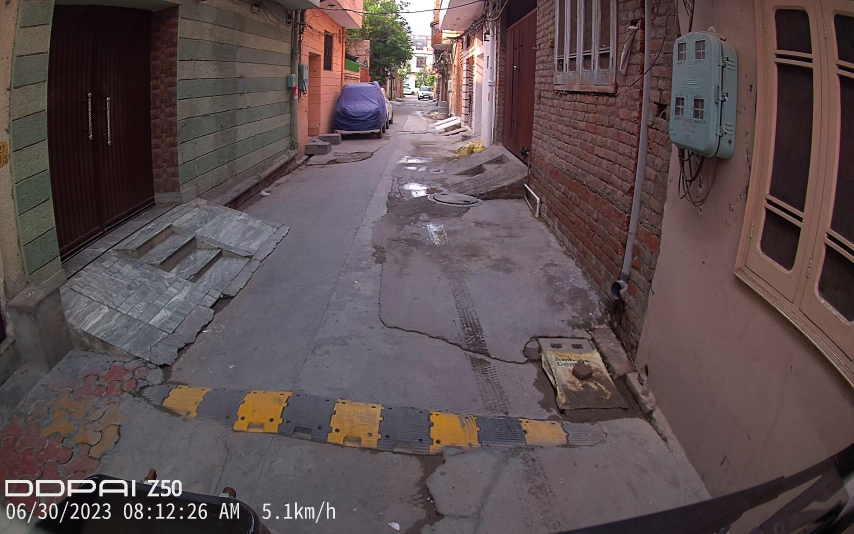
#> input picture dataset/testing/images/00078.jpg, 2560 x 1600 px (shown at 1/3 size)
$ python -i contour.py   (imports and definitions only)
#> lines starting #> are read from the running program, lines starting #| are printed output that depends on the picture; after the words box and inside, x2 and y2 are one past the last pixel; in counts of white or black regions, pixels touching at a corner belong together
#> further down, picture is the input picture: shape (1600, 2560, 3); mean B, G, R 79.3, 77.7, 91.9
import numpy as np
import cv2
from skimage import exposure
from width import road_width

# Define the function to get color map
def getMap(frame,cThr=[100,100],minArea=20000,filter=0,draw=True):

#> called with minArea = 20000, filter = 0, draw = True
    lab = cv2.cvtColor(frame, cv2.COLOR_BGR2LAB)
#> lab: shape (1600, 2560, 3); mean of channels 0, 1, 2 86.9, 134.4, 129.4
    a_component = lab[:,:,1]
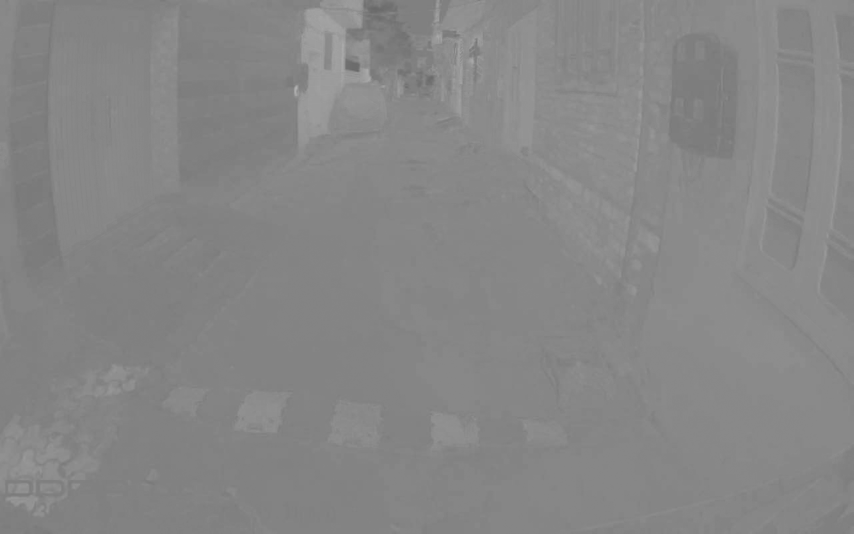
#> a_component: shape (1600, 2560) (shown at 1/3 size); min 102, max 181, mean 134.4
    th = cv2.threshold(a_component,140,255,cv2.THRESH_BINARY)[1]
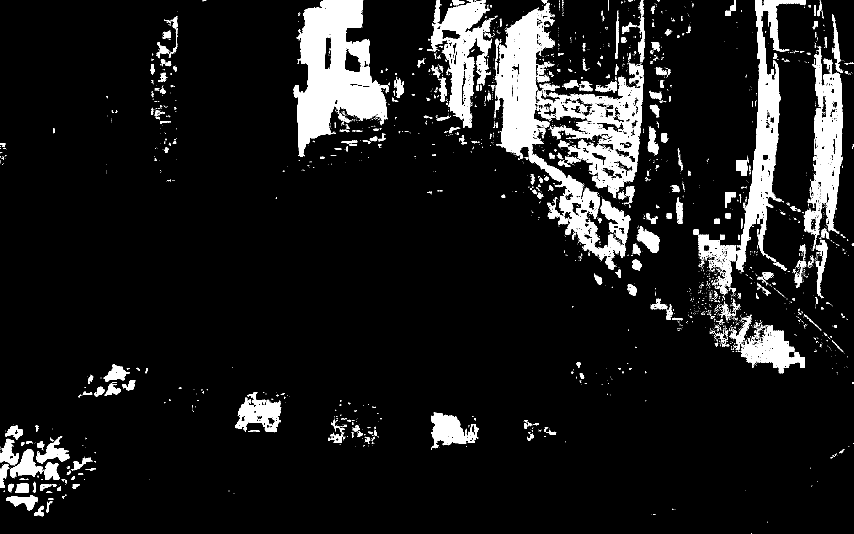
#> th: shape (1600, 2560) (shown at 1/3 size); 9.7% white; 3779 white regions (3359 under 20 px), largest, box (x1, y1, x2, y2) and area: (881, 0, 1167, 460) 69934, (1484, 25, 1891, 778) 65516, (1609, 189, 1932, 593) 40515
    blur = cv2.GaussianBlur(th,(23,23), 29)
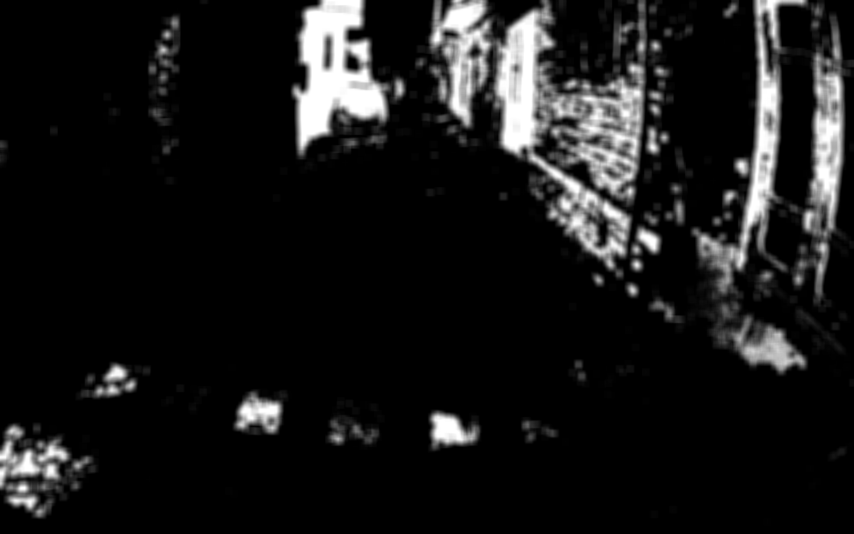
#> blur: shape (1600, 2560) (shown at 1/3 size); min 0, max 255, mean 24.7
    heatmap_img = cv2.applyColorMap(blur, cv2.COLORMAP_JET)
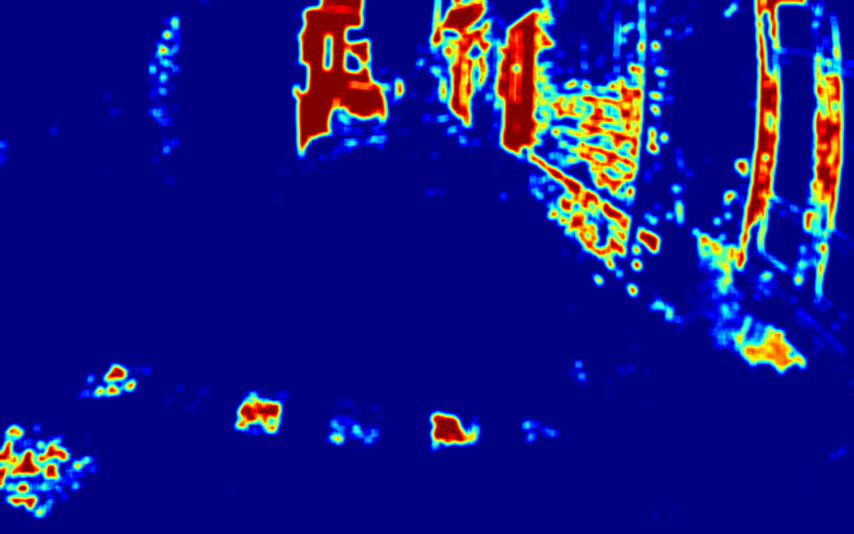
#> heatmap_img: shape (1600, 2560, 3) (shown at 1/3 size); mean B, G, R 131.2, 22.2, 19.5

    imgCanny= cv2.Canny(blur,cThr[0],cThr[1])
#> imgCanny: shape (1600, 2560); 0.58% white in thin lines or dots
    kernal=np.ones((5,5))
    imgDial= cv2.dilate(imgCanny,kernal,iterations=3)
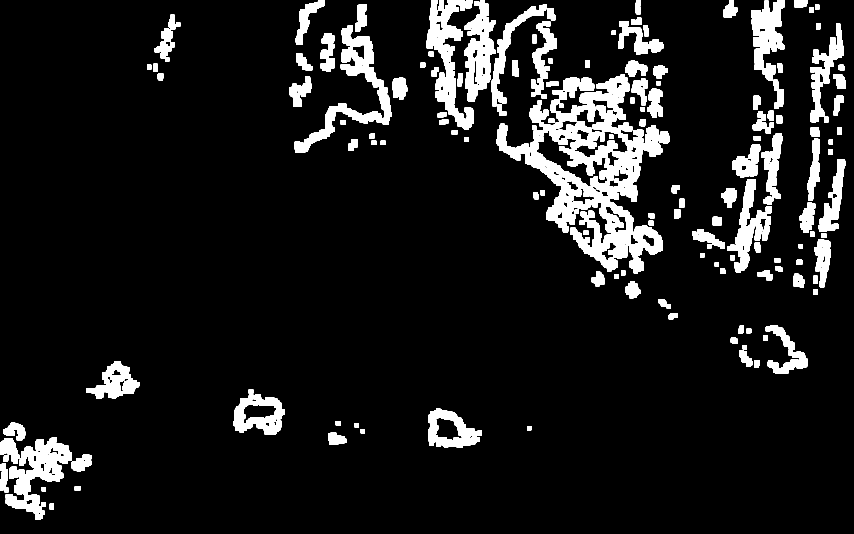
#> imgDial: shape (1600, 2560) (shown at 1/3 size); 9.7% white; 166 white regions, largest, box (x1, y1, x2, y2) and area: (1489, 223, 1989, 815) 95761, (1280, 0, 1421, 390) 20973, (17, 1312, 215, 1559) 20622
    imgThr=cv2.erode(imgDial,kernal,iterations=2)
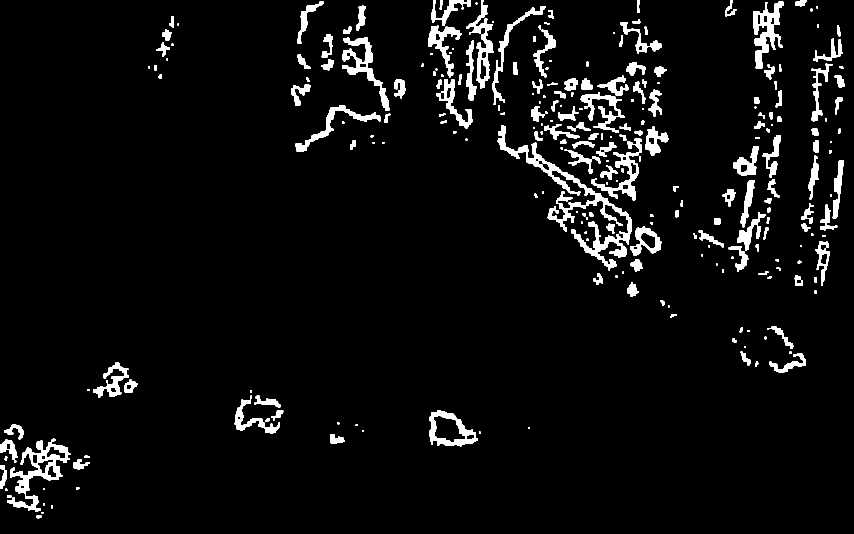
#> imgThr: shape (1600, 2560) (shown at 1/3 size); 4.7% white; 254 white regions

    contours, hierarchy = cv2.findContours(th, cv2.RETR_EXTERNAL, cv2.CHAIN_APPROX_SIMPLE)
#> contours = 3548 contours, 3237 with area under 20; largest, box (x1, y1, x2, y2) and area: (881, 0, 1167, 460) 73830, (1484, 25, 1891, 778) 68310, (1609, 189, 1932, 593) 50676, (2208, 0, 2416, 818) 39059, (2410, 138, 2528, 752) 33640
    finalCountours=[]
    for i in contours:
        area =cv2.contourArea(i)
        if area >minArea:
            peri=cv2.arcLength(i,True)
            approx=cv2.approxPolyDP(i,0.02*peri,True)
            bbox=cv2.boundingRect(approx)

            if filter >0:
                if len(approx)==filter:
                    finalCountours.append([len(approx),area,approx,bbox,i])
            else:
                finalCountours.append([len(approx),area,approx,bbox,i])
#> this loop made 3548 passes
#> (area, peri, approx, bbox) on passes 3186, 3466, 3541: (33639.5, 3273.8, [[2459, 138], [2438, 751], [2527, 479]], (2438, 138, 90, 614)), (68309.5, 6088.3, [[1611, 25], [1497, 433], [1868, 772], [1593, 463]], (1497, 25, 372, 748)), (30761, 3432.1, [[1456, 0], [1281, 147], [1357, 127], [1389, 382]], (1281, 0, 176, 383))
#> (area, peri, bbox) on passes 2979, 3528, 3546: (50676, 5148.4, (1612, 195, 315, 398)), (39059, 4111.1, (2222, 0, 194, 818)), (73829.5, 2545.2, (897, 0, 267, 460))
#> after the loop, finalCountours = 6 items

    finalCountours= sorted(finalCountours,key=lambda x:x[1],reverse=True)

    super_imposed_img = cv2.addWeighted(heatmap_img, 0.5, frame, 0.5, 0)
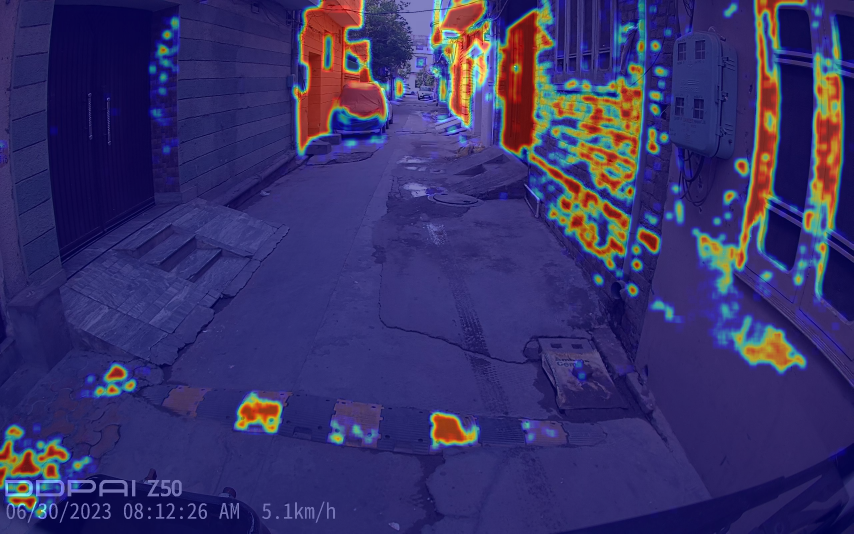
#> super_imposed_img: shape (1600, 2560, 3) (shown at 1/3 size); mean B, G, R 105.2, 50, 55.7
    return super_imposed_img,finalCountours

def contour(original,frame):
        cam,conts = getMap(frame,minArea=900000,draw=False)

        map_img = exposure.rescale_intensity(cam, out_range=(0, 255))
        map_img = np.uint8(map_img)
        heatmap_img = cv2.applyColorMap(map_img, cv2.COLORMAP_JET)

        # Merge map and frame
        fin = cv2.addWeighted(heatmap_img, 0.9, frame, 0.9, 0.1)
        print(len(conts))
        if len(conts)!=0:
            biggest=conts[0][2]
            print(biggest)
            cv2.drawContours(original, [biggest], -1, (0, 0, 255), 2)

            original=road_width(original)


        return original

>>> import cv2
>>> picture = cv2.imread('dataset/testing/images/00078.jpg')
>>> result = getMap(picture)

$ run again, on dataset/testing/images/00079.jpg
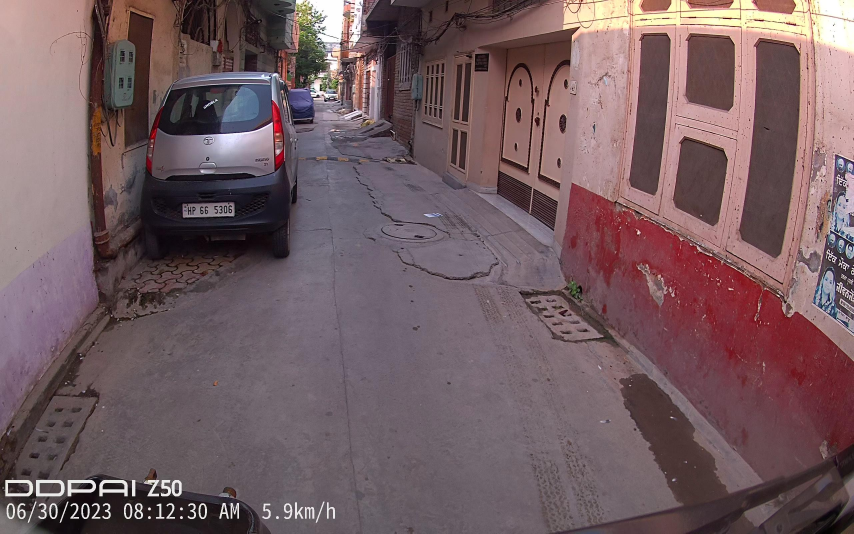
#> input picture dataset/testing/images/00079.jpg, 2560 x 1600 px (shown at 1/3 size)
#> picture is the input picture: shape (1600, 2560, 3); mean B, G, R 97, 92.7, 115.2
#> lab: shape (1600, 2560, 3); mean of channels 0, 1, 2 105.2, 138.1, 129.3
#> in getMap, `th = cv2.threshold(a_component,140,255,cv2.THRESH_BINARY)[1]`:
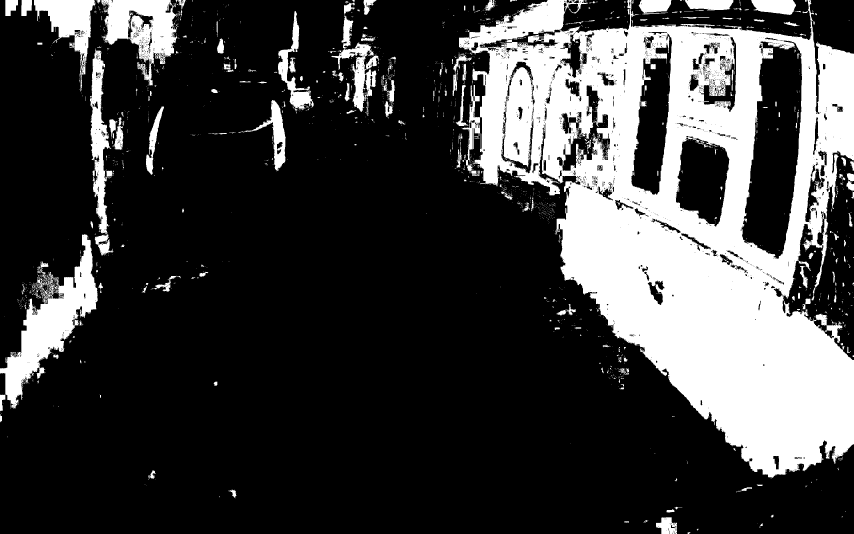
#> th: shape (1600, 2560) (shown at 1/3 size); 24.8% white; 2690 white regions (2407 under 20 px), largest, box (x1, y1, x2, y2) and area: (1377, 0, 2560, 1433) 820807, (0, 703, 294, 1226) 46814, (303, 0, 533, 256) 28656
#> imgCanny: shape (1600, 2560); 0.78% white in thin lines or dots
#> imgDial: shape (1600, 2560); 11.9% white; 192 white regions, largest, box (x1, y1, x2, y2) and area: (153, 202, 381, 902) 36653, (1367, 373, 1745, 722) 30980, (1670, 727, 2498, 1441) 29248
#> imgThr: shape (1600, 2560); 6.1% white; 245 white regions
#> contours = 2208 contours, 2033 with area under 20; largest, box (x1, y1, x2, y2) and area: (1377, 0, 2560, 1433) 1018180, (0, 703, 294, 1226) 47338, (303, 0, 533, 256) 31099, (102, 0, 287, 271) 17152, (270, 145, 336, 703) 16397
#> the loop in getMap, `for i in contours:` made 2208 passes
#> (area, peri, approx, bbox) on pass 2194: (1018180, 14656.2, [[1377, 113], [2505, 1391], [2431, 0]], (1377, 0, 1129, 1392))
#> after the loop in getMap, `for i in contours:`: finalCountours = 3 items
#> in getMap, `super_imposed_img = cv2.addWeighted(heatmap_img, 0.5, frame, 0.5, 0)`:
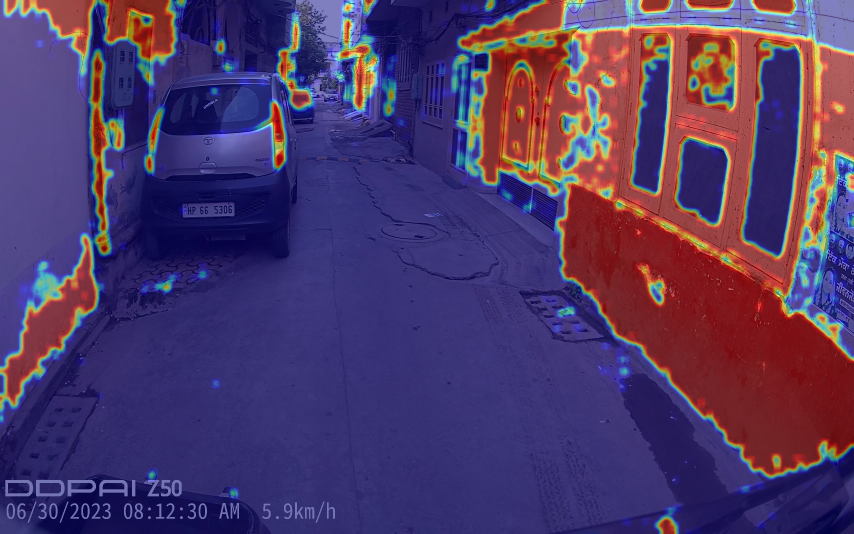
#> super_imposed_img: shape (1600, 2560, 3) (shown at 1/3 size); mean B, G, R 102.7, 57.2, 79.3

$ run again, on dataset/testing/images/00080.jpg
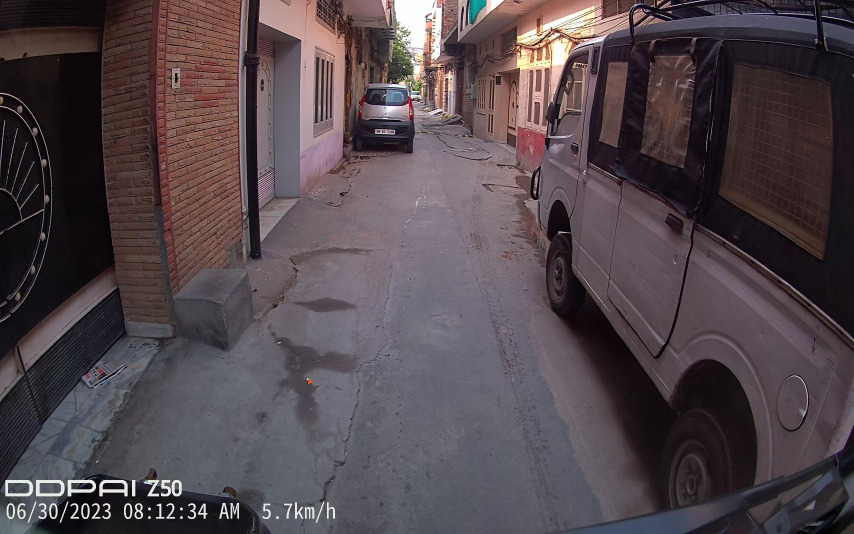
#> input picture dataset/testing/images/00080.jpg, 2560 x 1600 px (shown at 1/3 size)
#> picture is the input picture: shape (1600, 2560, 3); mean B, G, R 76.5, 71.3, 82.4
#> lab: shape (1600, 2560, 3); mean of channels 0, 1, 2 78.8, 133.8, 126.8
#> in getMap, `th = cv2.threshold(a_component,140,255,cv2.THRESH_BINARY)[1]`:
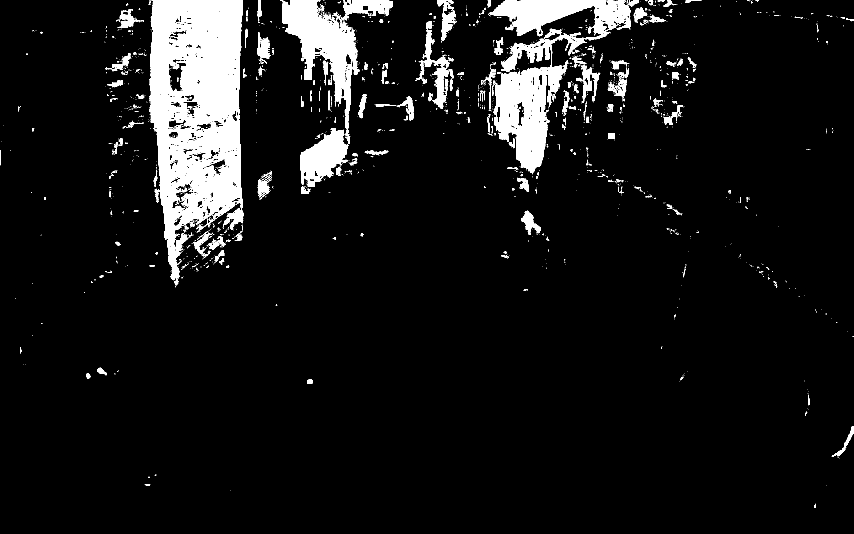
#> th: shape (1600, 2560) (shown at 1/3 size); 8% white; 2539 white regions (2278 under 20 px), largest, box (x1, y1, x2, y2) and area: (448, 0, 728, 856) 149467, (1464, 0, 1917, 521) 70625, (840, 0, 1078, 400) 33159
#> imgCanny: shape (1600, 2560); 0.33% white in thin lines or dots, all inside (x1, y1, x2, y2) = (296, 2, 2556, 1368)
#> imgDial: shape (1600, 2560); 5.7% white; 153 white regions, largest, box (x1, y1, x2, y2) and area: (1497, 114, 1716, 328) 15846, (1504, 7, 1845, 119) 14175, (1261, 91, 1361, 331) 12209
#> imgThr: shape (1600, 2560); 2.7% white; 198 white regions
#> contours = 2300 contours, 2126 with area under 20; largest, box (x1, y1, x2, y2) and area: (448, 0, 728, 856) 172080, (1464, 0, 1917, 521) 73126, (840, 0, 1078, 400) 33606, (901, 384, 1046, 561) 13744, (1256, 89, 1360, 326) 5125
#> the loop in getMap, `for i in contours:` made 2300 passes
#> (area, peri, approx, bbox) on pass 2296: (33606, 2928.8, [[840, 0], [1043, 399], [1063, 91]], (840, 0, 224, 400))
#> after the loop in getMap, `for i in contours:`: finalCountours = 3 items
#> in getMap, `super_imposed_img = cv2.addWeighted(heatmap_img, 0.5, frame, 0.5, 0)`:
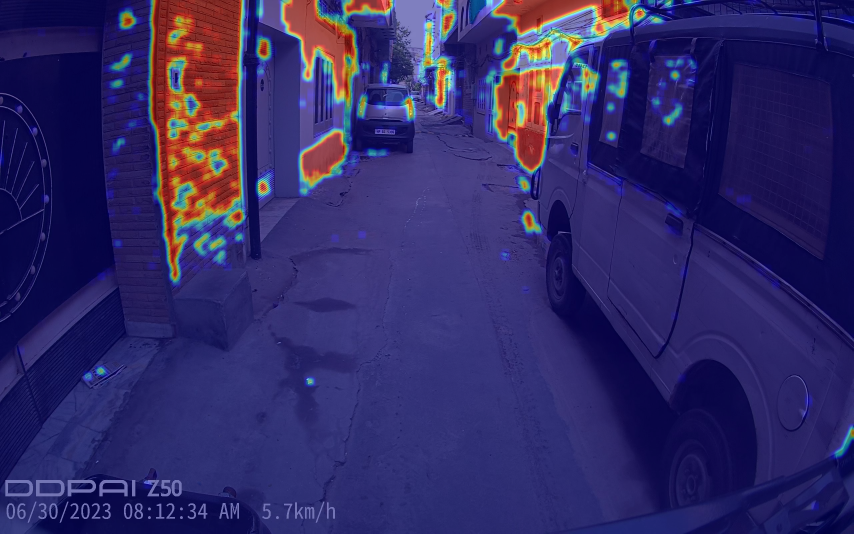
#> super_imposed_img: shape (1600, 2560, 3) (shown at 1/3 size); mean B, G, R 101.8, 41.8, 48.8

$ run again, on dataset/testing/images/00081.jpg
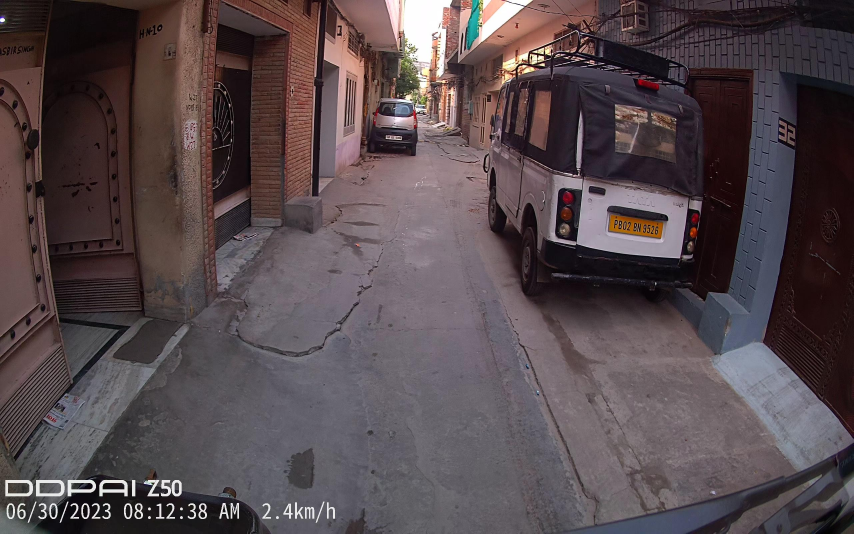
#> input picture dataset/testing/images/00081.jpg, 2560 x 1600 px (shown at 1/3 size)
#> picture is the input picture: shape (1600, 2560, 3); mean B, G, R 77, 73.4, 85.7
#> lab: shape (1600, 2560, 3); mean of channels 0, 1, 2 81.3, 134.1, 127.9
#> th: shape (1600, 2560); 7.2% white; 3172 white regions (2838 under 20 px), largest, box (x1, y1, x2, y2) and area: (667, 0, 964, 600) 63873, (969, 0, 1209, 520) 53889, (1431, 0, 1800, 186) 34736
#> imgCanny: shape (1600, 2560); 0.41% white in thin lines or dots, all inside (x1, y1, x2, y2) = (0, 1, 2557, 1306)
#> imgDial: shape (1600, 2560); 6.7% white; 151 white regions, largest, box (x1, y1, x2, y2) and area: (1423, 0, 1806, 362) 33857, (567, 110, 712, 500) 15384, (1268, 153, 1380, 379) 10785
#> imgThr: shape (1600, 2560); 3.3% white; 188 white regions
#> contours = 3105 contours, 2857 with area under 20; largest, box (x1, y1, x2, y2) and area: (667, 0, 964, 600) 63618, (969, 0, 1209, 520) 53854, (1431, 0, 1800, 186) 34714, (599, 0, 742, 777) 21716, (1426, 203, 1550, 444) 9921
#> the loop in getMap, `for i in contours:` made 3105 passes
#> (area, peri, approx, bbox) on pass 3102: (21715.5, 3291.6, [[619, 0], [641, 776], [637, 257], [741, 193]], (619, 0, 123, 777))
#> after the loop in getMap, `for i in contours:`: finalCountours = 4 items
#> in getMap, `super_imposed_img = cv2.addWeighted(heatmap_img, 0.5, frame, 0.5, 0)`:
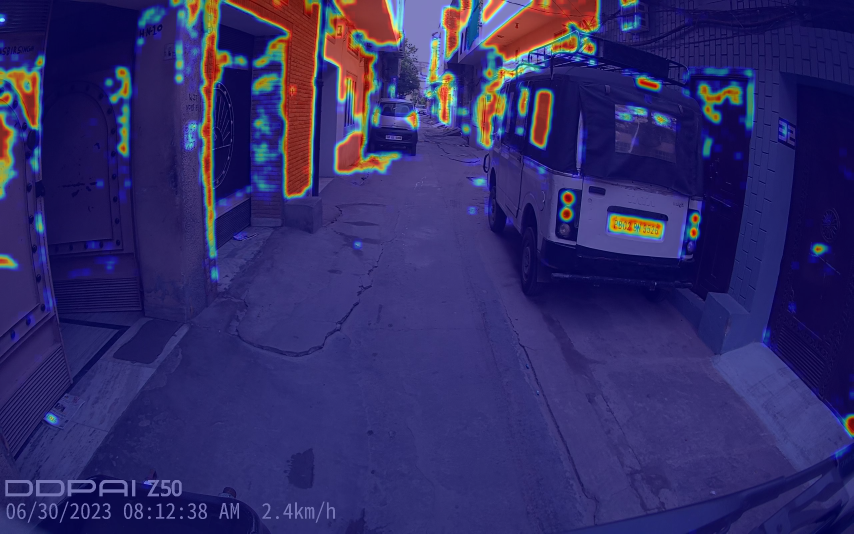
#> super_imposed_img: shape (1600, 2560, 3) (shown at 1/3 size); mean B, G, R 104, 43.8, 49.3
